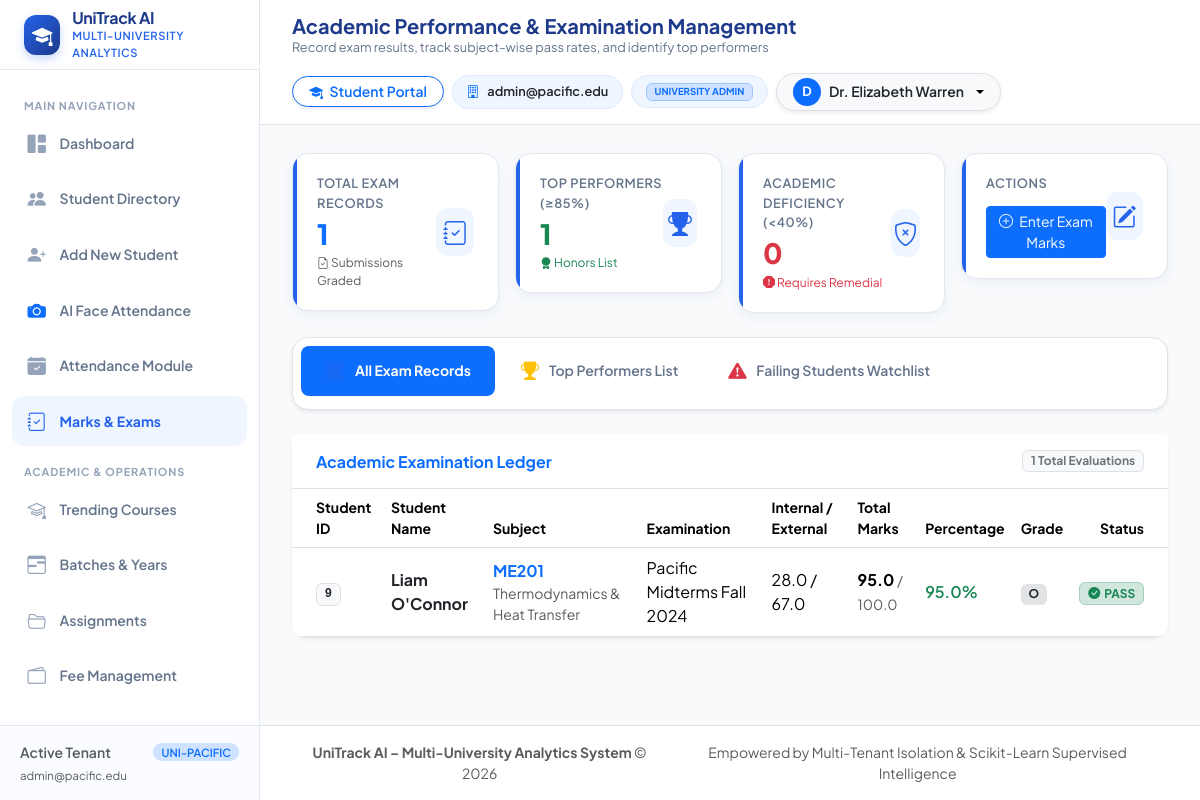
The page /marks (signed in) on the database its author committed.
### tables this page shows
CREATE TABLE marks (
            id INTEGER PRIMARY KEY AUTOINCREMENT,
            university_id TEXT NOT NULL,
            student_id INTEGER NOT NULL,
            subject_id INTEGER NOT NULL,
            examination_id INTEGER NOT NULL,
            internal_marks REAL DEFAULT 0.0,
            external_marks REAL DEFAULT 0.0,
            total_marks REAL NOT NULL,
            max_marks REAL NOT NULL DEFAULT 100.0,
            pass_marks REAL NOT NULL DEFAULT 40.0,
            percentage REAL NOT NULL,
            grade TEXT,
            is_pass INTEGER NOT NULL DEFAULT 1,
            entered_by INTEGER,
            created_at TIMESTAMP DEFAULT CURRENT_TIMESTAMP,
            UNIQUE(university_id, student_id, subject_id, examination_id),
            FOREIGN KEY (university_id) REFERENCES universities (id) ON DELETE CASCADE,
            FOREIGN KEY (student_id) REFERENCES students (id) ON DELETE CASCADE,
            FOREIGN KEY (subject_id) REFERENCES subjects (id) ON DELETE CASCADE,
            FOREIGN KEY (examination_id) REFERENCES examinations (id) ON DELETE CASCADE,
            FOREIGN KEY (entered_by) REFERENCES users (id) ON DELETE SET NULL
        );

CREATE TABLE students (
            id INTEGER PRIMARY KEY AUTOINCREMENT,
            university_id TEXT NOT NULL,
            student_id TEXT NOT NULL,
            full_name TEXT NOT NULL,
            email TEXT NOT NULL,
            phone TEXT,
            profile_photo TEXT,
            department_id INTEGER,
            section_id INTEGER,
            academic_year TEXT NOT NULL,
            semester INTEGER DEFAULT 1,
            enrollment_date DATE,
            enrollment_status TEXT DEFAULT 'Active', -- 'Active', 'Inactive', 'Graduated', 'Suspended'
            gender TEXT,
            age INTEGER,
            logins INTEGER DEFAULT 0,
            content_reads INTEGER DEFAULT 0,
            forum_posts INTEGER DEFAULT 0,
            quiz_reviews INTEGER DEFAULT 0,
            created_at TIMESTAMP DEFAULT CURRENT_TIMESTAMP, course_id INTEGER, course_name TEXT, batch_id INTEGER, batch_name TEXT, admission_date DATE, total_fee REAL DEFAULT 0.0, password_hash TEXT,
            UNIQUE(university_id, student_id),
            FOREIGN KEY (university_id) REFERENCES universities (id) ON DELETE CASCADE,
            FOREIGN KEY (department_id) REFERENCES departments (id) ON DELETE SET NULL,
            FOREIGN KEY (section_id) REFERENCES sections (id) ON DELETE SET NULL
        );

CREATE TABLE subjects (
            id INTEGER PRIMARY KEY AUTOINCREMENT,
            university_id TEXT NOT NULL,
            department_id INTEGER,
            code TEXT NOT NULL,
            name TEXT NOT NULL,
            credits INTEGER DEFAULT 3,
            semester INTEGER DEFAULT 1,
            created_at TIMESTAMP DEFAULT CURRENT_TIMESTAMP,
            UNIQUE(university_id, code),
            FOREIGN KEY (university_id) REFERENCES universities (id) ON DELETE CASCADE,
            FOREIGN KEY (department_id) REFERENCES departments (id) ON DELETE SET NULL
        );

CREATE TABLE examinations (
            id INTEGER PRIMARY KEY AUTOINCREMENT,
            university_id TEXT NOT NULL,
            name TEXT NOT NULL,
            exam_type TEXT NOT NULL, -- 'Midterm', 'Final', 'Quiz', 'Lab', 'Internal'
            academic_year TEXT NOT NULL,
            semester INTEGER DEFAULT 1,
            exam_date DATE,
            created_at TIMESTAMP DEFAULT CURRENT_TIMESTAMP,
            FOREIGN KEY (university_id) REFERENCES universities (id) ON DELETE CASCADE
        );

### Student_Performance_Analytics/app.py (the view)
@app.route('/marks')
@login_required
@permission_required('marks')
def marks_view():
    uni_id = get_current_university_id()
    exam_id = request.args.get('exam_id', 'All')
    dept_id = request.args.get('dept_id', 'All')
    data = TenantService.get_marks_management_data(uni_id, exam_id, dept_id)
    with db_session() as conn:
        cursor = conn.cursor()
        cursor.execute("SELECT * FROM students WHERE university_id = ? AND enrollment_status = 'Active' ORDER BY full_name", (uni_id,))
        students = [dict(r) for r in cursor.fetchall()]
        cursor.execute("SELECT * FROM subjects WHERE university_id = ? ORDER BY code", (uni_id,))
        subjects = [dict(r) for r in cursor.fetchall()]
        cursor.execute("SELECT * FROM examinations WHERE university_id = ? ORDER BY exam_date DESC", (uni_id,))
        examinations = [dict(r) for r in cursor.fetchall()]
        cursor.execute("SELECT * FROM departments WHERE university_id = ? ORDER BY name", (uni_id,))
        departments = [dict(r) for r in cursor.fetchall()]
    return render_template(
        'marks.html',
        active_page='marks',
        data=data,
        students=students,
        subjects=subjects,
        examinations=examinations,
        departments=departments
    )

### Student_Performance_Analytics/templates/marks.html (shortened to what this page needs)
{% extends "base.html" %}
{% block page_title %}Academic Performance & Examination Management{% endblock %}
{% block page_subtitle %}Record exam results, track subject-wise pass rates, and identify top performers{% endblock %}
{% block content %}
<div class="row g-3 mb-4">
    <div class="col-xl-3 col-sm-6">
        <div class="stat-card">
            <div class="stat-card-info">
                <span class="stat-label">Total Exam Records</span>
                <span class="stat-value text-primary">{{ data.records|length }}</span>
                <span class="stat-desc text-muted"><i class="bi bi-file-earmark-check"></i> Submissions Graded</span>
            </div>
            <div class="stat-icon"><i class="bi bi-journal-check"></i></div>
        </div>
    </div>
    <div class="col-xl-3 col-sm-6">
        <div class="stat-card">
            <div class="stat-card-info">
                <span class="stat-label">Top Performers (&ge;85%)</span>
                <span class="stat-value text-success">{{ data.top_performers|length }}</span>
                <span class="stat-desc text-success"><i class="bi bi-award-fill"></i> Honors List</span>
            </div>
            <div class="stat-icon"><i class="bi bi-trophy-fill"></i></div>
        </div>
    </div>
    <div class="col-xl-3 col-sm-6">
        <div class="stat-card">
            <div class="stat-card-info">
                <span class="stat-label">Academic Deficiency (&lt;40%)</span>
                <span class="stat-value text-danger">{{ data.low_performers|length }}</span>
                <span class="stat-desc text-danger"><i class="bi bi-exclamation-octagon-fill"></i> Requires Remedial</span>
            </div>
            <div class="stat-icon"><i class="bi bi-shield-x"></i></div>
        </div>
    </div>
    <div class="col-xl-3 col-sm-6">
        <div class="stat-card">
            <div class="stat-card-info">
                <span class="stat-label">Actions</span>
                <div class="mt-2">
                    <button type="button" class="btn btn-primary btn-sm w-100" data-bs-toggle="modal" data-bs-target="#enterMarksModal">
                        <i class="bi bi-plus-circle me-1"></i> Enter Exam Marks
                    </button>
                </div>
            </div>
            <div class="stat-icon"><i class="bi bi-pencil-square"></i></div>
        </div>
    </div>
</div>
<ul class="nav nav-pills mb-4 bg-white p-2 rounded-4 shadow-sm border" id="marksTabs" role="tablist">
    <li class="nav-item">
        <button class="nav-link active rounded-3 px-4" data-bs-toggle="pill" data-bs-target="#all-marks-content">
            <i class="bi bi-list-columns-reverse me-2"></i>All Exam Records
        </button>
    </li>
    <li class="nav-item">
        <button class="nav-link rounded-3 px-4" data-bs-toggle="pill" data-bs-target="#top-performers-content">
            <i class="bi bi-trophy-fill text-warning me-2"></i>Top Performers List
        </button>
    </li>
    <li class="nav-item">
        <button class="nav-link rounded-3 px-4" data-bs-toggle="pill" data-bs-target="#failing-content">
            <i class="bi bi-exclamation-triangle-fill text-danger me-2"></i>Failing Students Watchlist
        </button>
    </li>
</ul>
<div class="tab-content" id="marksTabContent">
    <div class="tab-pane fade show active" id="all-marks-content">
        <div class="card border-0 shadow-sm rounded-4">
            <div class="card-header bg-white border-bottom py-3 px-4 d-flex justify-content-between align-items-center">
                <h6 class="fw-bold mb-0 text-primary">Academic Examination Ledger</h6>
                <span class="badge bg-light text-secondary border">{{ data.records|length }} Total Evaluations</span>
            </div>
            <div class="card-body p-0">
                <div class="table-responsive">
                    <table class="table table-hover align-middle mb-0">
                        <thead class="bg-light text-secondary small">
                            <tr>
                                <th class="ps-4">Student ID</th>
                                <th>Student Name</th>
                                <th>Subject</th>
                                <th>Examination</th>
                                <th>Internal / External</th>
                                <th>Total Marks</th>
                                <th>Percentage</th>
                                <th>Grade</th>
                                <th class="text-end pe-4">Status</th>
                            </tr>
                        </thead>
                        <tbody>
                            {% for m in data.records %}
                            <tr>
                                <td class="ps-4">
                                    <span class="badge bg-light text-dark border font-monospace">{{ m.student_id }}</span>
                                </td>
                                <td><strong class="text-dark">{{ m.full_name }}</strong></td>
                                <td>
                                    <div><strong class="text-primary">{{ m.sub_code }}</strong></div>
                                    <div class="text-muted small">{{ m.sub_name }}</div>
                                </td>
                                <td>
                                    <div>{{ m.exam_name }}</div>
                                </td>
                                <td>{{ m.internal_marks }} / {{ m.external_marks }}</td>
                                <td><strong>{{ m.total_marks }}</strong> <span class="text-muted small">/ {{ m.max_marks }}</span></td>
                                <td>
                                    <div class="fw-semibold {% if m.percentage >= 75 %}text-success{% elif m.percentage >= 40 %}text-primary{% else %}text-danger{% endif %}">
                                        {{ m.percentage }}%
                                    </div>
                                </td>
                                <td>
                                    <span class="badge bg-secondary-subtle text-dark">{{ m.grade or 'N/A' }}</span>
                                </td>
                                <td class="text-end pe-4">
                                    {% if m.is_pass == 1 %}
                                        <span class="badge bg-success-subtle text-success border border-success-subtle"><i class="bi bi-check-circle-fill me-1"></i>PASS</span>
                                    {% else %}
                                        <span class="badge bg-danger-subtle text-danger border border-danger-subtle"><i class="bi bi-x-circle-fill me-1"></i>FAIL</span>
                                    {% endif %}
                                </td>
                            </tr>
                            {% else %}
                            <tr>
                                <td colspan="9" class="text-center py-4 text-muted">No examination records found.</td>
                            </tr>
                            {% endfor %}
                        </tbody>
                    </table>
                </div>
            </div>
        </div>
    </div>
</div>
{% endblock %}

### rows shown on the page
marks: student_id "9", full_name "Liam O'Connor", sub_code "ME201", sub_name "Thermodynamics & Heat Transfer", exam_name "Pacific Midterms Fall 2024", internal_marks "28.0", external_marks "67.0", total_marks "95.0", max_marks "100.0", percentage "95.0", grade "O", is_pass 1 (drawn)

### other values the page prints
{{ current_user.university_name if current_user else 'UniTrack Global' }} "admin@pacific.edu"
{{ current_user.university_name }} "admin@pacific.edu"
{{ current_user.role.replace('_', ' ') }} "UNIVERSITY ADMIN"
{{ current_user.full_name[:1] }} "D"
{{ current_user.full_name }} "Dr. Elizabeth Warren"
{{ data.records|length }} "1"
{{ data.top_performers|length }} "1"
{{ data.low_performers|length }} "0"
